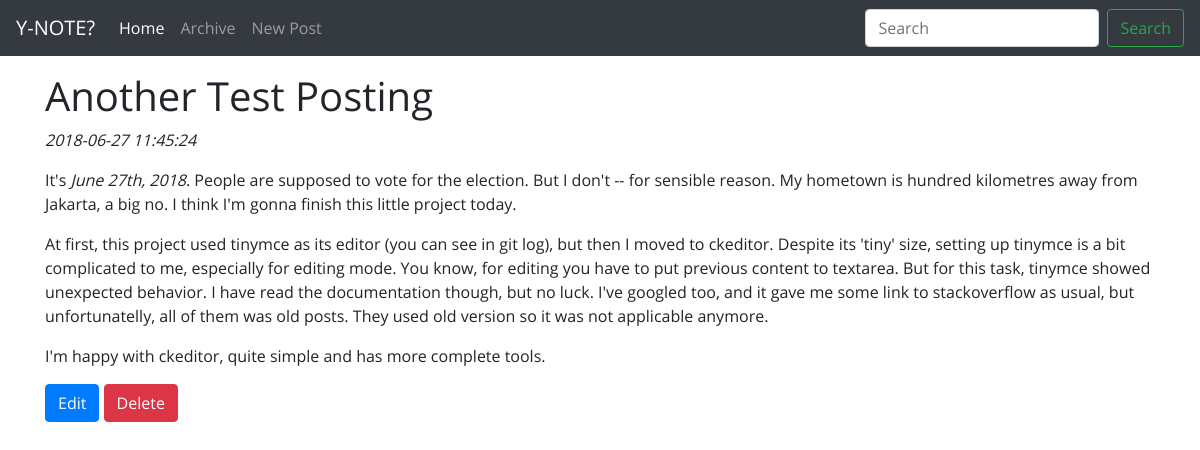
Before: /readpost.php?id-post=8 with the older database file.
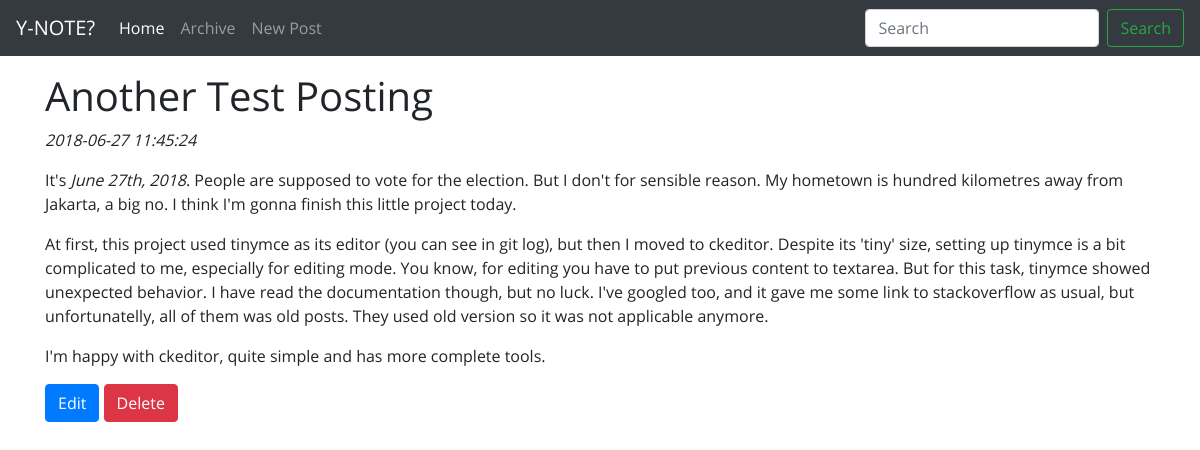
After: the same page with the newer database file.
### tables this page shows
CREATE TABLE `posts` (
  `id_post` int(11) NOT NULL AUTO_INCREMENT,
  `date_post` datetime DEFAULT NULL,
  `title_post` varchar(255) DEFAULT NULL,
  `content` text,
  PRIMARY KEY (`id_post`)
);

### readpost.php (the view, shortened to what this page needs)
<?php
    include_once "config.php";
    if (isset($_GET['id-post'])) {
        $id_post = (int) $_GET['id-post'];
    }
    $sql = "SELECT * FROM posts WHERE id_post = '$id_post'";
    $result_sql = mysqli_query($db_handle, $sql);
    $res_sql_array = mysqli_fetch_array($result_sql);
    $title_post = $res_sql_array['title_post'];
    $date_post = $res_sql_array['date_post'];
    $content = $res_sql_array['content'];
    include "header.php";
    include "navbar.php";
    echo "<h1>$title_post</h1>";
    echo "<p><em>$date_post</em><p>";
    echo $content;
    ?>
<a href="posting.php?id-post=<?php echo $id_post; ?>" class="btn btn-primary">Edit</a>
<form class="form-delete" action="process.php" method="post">
    <button class="btn btn-danger" type="submit" name="delete-post" value="<?php echo $id_post; ?>">Delete</button>
</form>
<?php include "tail.php"; ?>

Changed rows visible on the page:
changed posts "Another Test Posting": content "…election. But I don't -- for sensible reason. My…" → "…election. But I don't for sensible reason. My…"
